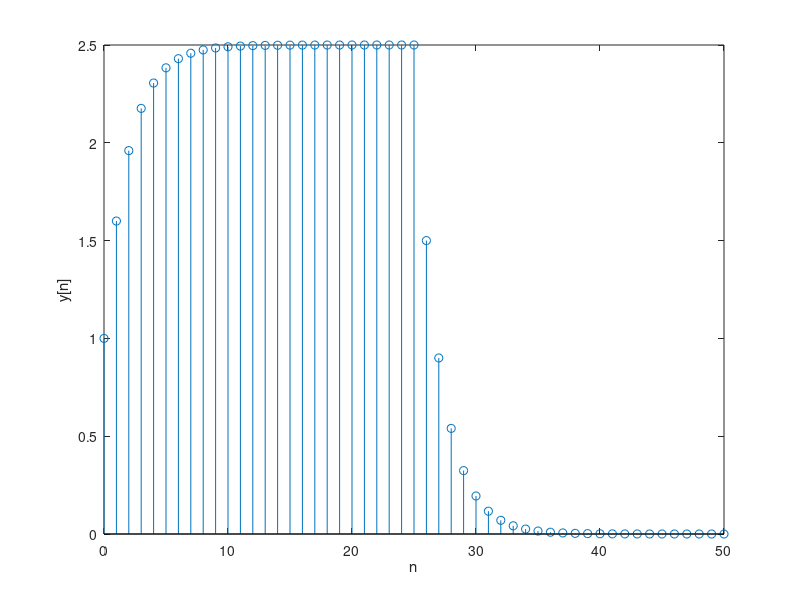

This figure's MATLAB source:
n = 0 : 1 : 25;
hn = (0.6).^n;
un = (n<0).*0 + (n>=0).*1;
xn = un;
yn = conv(hn,xn);
stem(0 : length(yn)-1, yn);
xlabel('n');
ylabel('y[n]');
